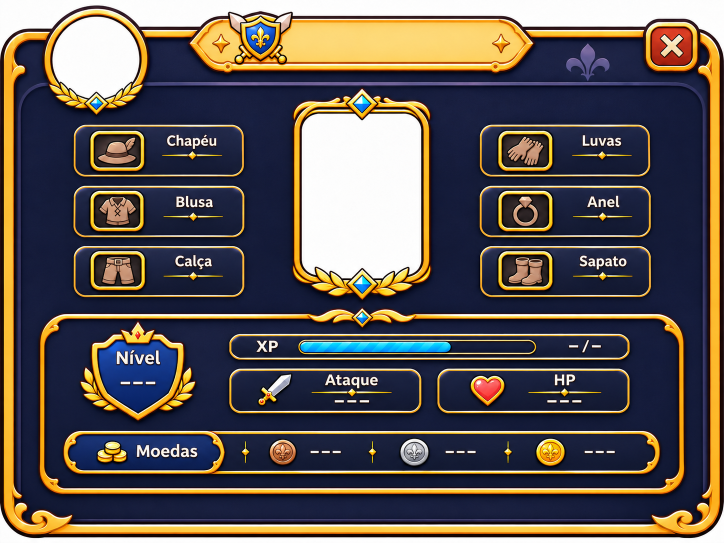
#> input picture assets-src/ui/character-frame.png, 1448 x 1086 px (shown at 1/2 size)
$ python make-character-frame.py
#> lines starting #> are read from the running program, lines starting #| are printed output that depends on the picture
#!/usr/bin/env python3
"""Moldura do painel do personagem (v0.93.122): assets-src/ui/character-frame.png → src/assets/ui-character.png.

Da arte do dono do produto (1448 × 1086): o branco de FORA vira transparente (cantos arredondados) e o branco do círculo do avatar e da caixa do personagem
vira buraco (o jogo desenha o avatar e o personagem de corpo inteiro ATRÁS da moldura); os valores "---" e "–/–" (nível, XP, ataque, HP e as três moedas) são apagados
repetindo, em cada linha, a cor do miolo logo à esquerda do texto (o degradê do painel é vertical). O jogo escreve os valores em cima. Depois: python3 scripts/optimize-assets.py.
"""
from collections import deque
from pathlib import Path

from PIL import Image

ROOT = Path(__file__).resolve().parent.parent
SRC = ROOT / 'assets-src' / 'ui' / 'character-frame.png'
OUT = ROOT / 'src' / 'assets' / 'ui-character.png'

# Sementes do branco a esvaziar: fora (cantos), círculo do avatar, caixa do personagem.
SEEDS = [(2, 2), (1445, 2), (2, 1083), (1445, 1083), (195, 110), (725, 380)]
# (x0, y0, x1, y1) fim exclusivo: só o miolo do texto a apagar.
ERASE = [
    (232, 752, 322, 782),    # Nível ---
    (1120, 678, 1218, 708),  # XP –/–
    (660, 790, 750, 814),    # Ataque ---
    (1085, 790, 1175, 814),  # HP ---
    (612, 890, 696, 920),    # moedas de cobre ---
    (882, 890, 966, 920),    # moedas de prata ---
    (1160, 890, 1244, 920),  # moedas de ouro ---
]


# Preenchimento azul da barra de XP (vem pintado até ~45%): some; o jogo desenha o dele. Cor da trilha = a do lado direito, linha a linha.
XP_FILL = (600, 683, 908, 706)
XP_TRACK_SAMPLE = (1000, 1006)


def white(p):
    return p[0] > 232 and p[1] > 232 and p[2] > 232 and p[3] > 200


def main():
    im = Image.open(SRC).convert('RGBA')
    w, h = im.size
#> w = 1448; h = 1086
    px = im.load()
    for sx, sy in SEEDS:
        if not white(px[sx, sy]):
            continue
        q = deque([(sx, sy)])
        px[sx, sy] = (0, 0, 0, 0)
        while q:
            x, y = q.popleft()
            for dx, dy in ((1, 0), (-1, 0), (0, 1), (0, -1)):
                nx, ny = x + dx, y + dy
                if 0 <= nx < w and 0 <= ny < h and white(px[nx, ny]):
                    px[nx, ny] = (0, 0, 0, 0)
                    q.append((nx, ny))
    for x0, y0, x1, y1 in ERASE:
        for y in range(y0, y1):
            c = tuple(round(sum(px[x, y][i] for x in range(x0 - 10, x0 - 4)) / 6) for i in range(4))
            for x in range(x0, x1):
                px[x, y] = c
    x0, y0, x1, y1 = XP_FILL
    for y in range(y0, y1):
        c = tuple(round(sum(px[x, y][i] for x in range(*XP_TRACK_SAMPLE)) / (XP_TRACK_SAMPLE[1] - XP_TRACK_SAMPLE[0])) for i in range(4))
        for x in range(x0, x1):
            px[x, y] = c
#> this loop made 23 passes
#> c on passes 1 to 12: (5, 6, 15, 255), (18, 25, 47, 255), (22, 28, 49, 255), (22, 28, 56, 255), (22, 30, 58, 255), (23, 30, 58, 255), (22, 30, 59, 255), (22, 30, 58, 255), (21, 29, 58, 255), (21, 29, 58, 255), (20, 28, 57, 255), (20, 28, 56, 255)
    im.save(OUT, optimize=True)
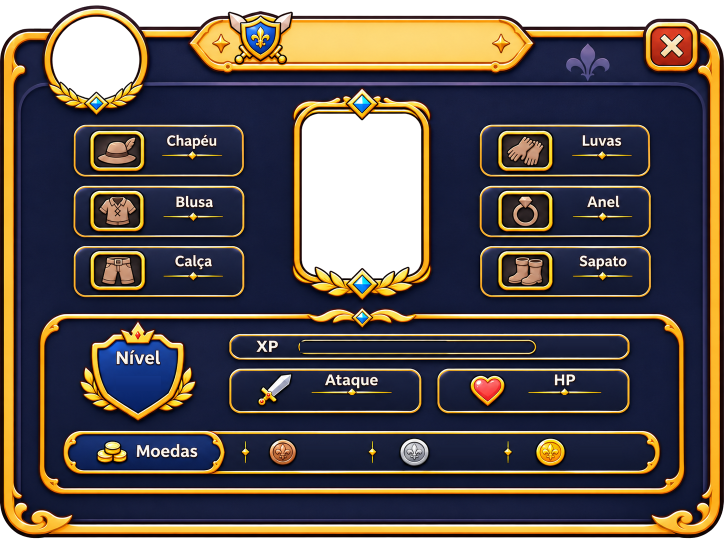
#> saved as ui-character.png: PIL image 1448x1086 RGBA (shown at 1/2 size); mean R, G, B, A 66, 57.8, 54.5, 227.1; transparent parts drawn white
    print(f'ui-character.png: {im.size}')
#| ui-character.png: (1448, 1086)


if __name__ == '__main__':
    main()
